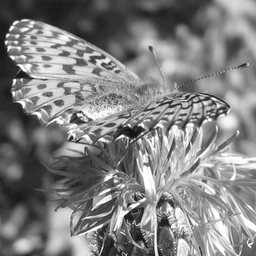
#> input picture Semestre 3/304_INF/TP/TP1/TP1b/papillon.pgm, 256 x 256 px, shrunk from 400 x 400 before the run, given in place of papillon.bmp, which was not available
$ jupyter execute --allow-errors TP4.ipynb   (shell and % lines are left out)   (text cells are left out)
#> lines starting #> are read from the running program, lines starting #| are printed output that depends on the picture; after the words box and inside, x2 and y2 are one past the last pixel; in counts of white or black regions, pixels touching at a corner belong together; pictures that were not available may be replaced by others from this repository, and a replacement may not be noted
[cell 1]
import numpy as np
import matplotlib.pyplot as plt
plt.ion()
plt.rcParams["image.cmap"] = "gray"
import sys
from utils import *

[cell 2]
def check_and_get_patch_2D(img, u, v, m):
    # Check
    if u - m < 0 or u + m >= img.shape[0]:
        return False, None

    # Check
    if v - m < 0 or v + m >= img.shape[1]:
        return False, None

    # Compute
    patch = np.empty((2*m+1, 2*m+1))
    for i in range(2*m+1):
        for j in range(2*m+1):
            patch[i, j] = img[u-m+i,v-m+j]
    return True, patch

# Fonction gaussienne 1D
def f(x, sig):
    return np.exp(-x**2/(2*sig**2))

# Fonction gaussienne 2D
def f_2D(x, y, sig):
    return f(x, sig)*f(y, sig)


# Calcul d'un filtre gaussien en 2D
def get_gauss_filter_2D(sigma, epsilon):
    # Trouver le plus grand entier L tel que f(L) > epsilon
    L =  int(sigma * np.sqrt(-2 * np.log(epsilon)))

    # Calculer les poids
    w = np.empty((2*L+1, 2*L+1))
    for i in range(-L,L+1):
        for j in range(-L,L+1):
            w[L+i,L+j] = f_2D(i,j,sigma)

    # Normalisation obtenir un filtre de lissage
    w /= w.sum()
    return w

def apply_filter_2D(im, W):
    fil_img = np.empty(im.shape)

    if np.mod(W.shape[0],2) == 0 or np.mod(W.shape[1],2) == 0:
        raise ValueError("Le filtre doit avoir une longueur impaire.")
    else:
        m = int((W.shape[0] - 1) / 2)

    # Calculer l'image filtree
    for u in range(im.shape[0]):
        for v in range(im.shape[1]):
            ok, patch = check_and_get_patch_2D(im, u, v, m)
            if ok:
                mean_val = np.sum(patch * W)
            else:
                mean_val = 0
            fil_img[u, v] = mean_val
    return fil_img

[cell 3]
# L'image d'origine
im1 = plt.imread('papillon.bmp')
#> im1 is the input picture: shape (256, 256); min 13, max 255, mean 128.9

# Filtrage avec un filtre moyen
M = np.ones([3,3]) / 9 # Filtre moyen
im2 = apply_filter_2D(im1, M)
#> after the loop in apply_filter_2D, `for u in range(im.shape[0]):`:
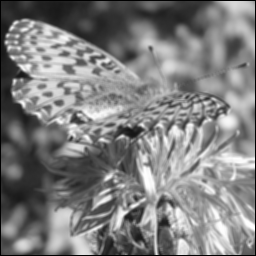
#> fil_img: shape (256, 256) float64; min 0, max 254.8, mean 127.4

# Filtrage gaussien
G = get_gauss_filter_2D(2.5,0.001)
im3 = apply_filter_2D(im1,G)
#> after the loop in apply_filter_2D (call 2), `for u in range(im.shape[0]):`:
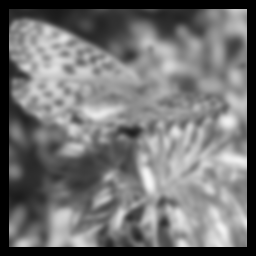
#> fil_img: shape (256, 256) float64; min 0, max 246.1, mean 114.7


fig,ax = plt.subplots(1,3,figsize=(12,4))
ax[0].imshow(im1,vmin=0,vmax=255,cmap='gray')
ax[0].set_axis_off()
ax[0].set_title('Origine')
ax[1].imshow(im2,vmin=0,vmax=255,cmap='gray')
ax[1].set_axis_off()
ax[1].set_title('Fil. Moyen')
ax[2].imshow(im3,vmin=0,vmax=255,cmap='gray')
ax[2].set_axis_off()
ax[2].set_title('Fil. gaussien')
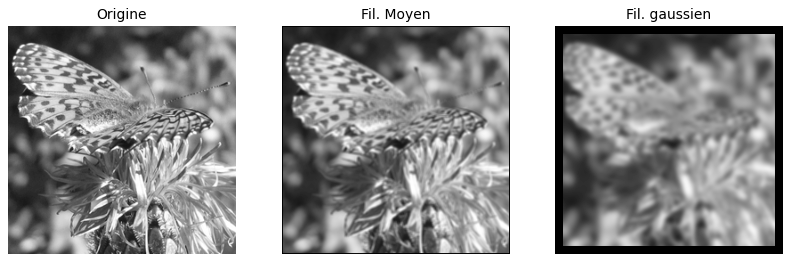
#> figure drawn by matplotlib, 3 panels

[cell 4]
# Votre reponse à la question 1.

def derivee_partielle_x(im):
    Dx = np.array([[0,0,0],[-0.5,0,0.5],[0,0,0]])
    imx = apply_filter_2D(im,Dx)
    return imx

def derivee_partielle_y(im):
    Dy = np.array([[0,0.5,0],[0,0,0],[0,-0.5,0]])
    imy = apply_filter_2D(im,Dy)
    return imy

#> (a cell that did not finish here is left out)

#> (a cell that did not finish here is left out)

[cell 7]
# Votre réponse à la question 1.

def norme_gradient(im):
    imx = derivee_partielle_x(im)
    imy = derivee_partielle_y(im)
    imn = np.sqrt(imx**2 + imy**2)
    return imn

# Votre réponse à la question 2.

#> (the rest of this cell did not finish here and is left out)

[cell 8]
# Votre réponse à la question 1.
# Compléter l'une ou l'autre des deux fonctions suivantes. La première effectue une double boucle sur les pixels. La seconde n'a pas recours aux boucles.

def contours_seuil_boucle(im, seuil):
    imn = norme_gradient(im)
    imc = np.zeros_like(im)
    for i in range(imc.shape[0]):
        for j in range(imc.shape[1]):
            if imn[i,j] < seuil:
                imc[i,j] = 0
            else:
                imc[i,j] = 255
    return imc

def contours_seuil(im, seuil):
    imn = norme_gradient(im)
    imc = np.zeros_like(im)
    imc = 255 * (imn > seuil)
    return imc

# Votre réponse à la question 2.
# Utiliser l'une ou l'autre des fonctions définies ci-dessus.

im = np.array(plt.imread('papillon.bmp'))
seuils = (10,40,100)
fig, ax = plt.subplots(1,1+len(seuils),figsize=(3*(1+len(seuils)),3))
ax[0].imshow(im)
ax[0].set_axis_off()
ax[0].set_title("Original")
for i,seuil in enumerate(seuils):
    imc = contours_seuil_boucle(im, seuil)
    ax[i+1].imshow(imc)
    ax[i+1].set_axis_off()
    ax[i+1].set_title(f"Seuil: {seuil}")
#> this loop made 3 passes
#> pass 1, in derivee_partielle_x, `imx = apply_filter_2D(im,Dx)`:
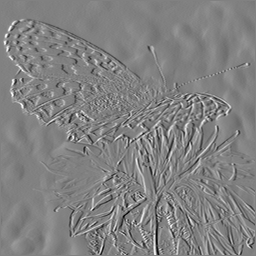
#> imx: shape (256, 256) float64; min -111, max 108, mean 0.4; drawn with min black and max white
#> pass 1, in derivee_partielle_y, `imy = apply_filter_2D(im,Dy)`:
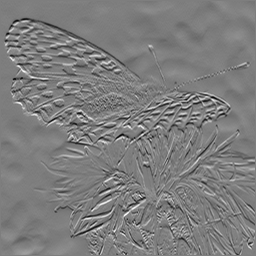
#> imy: shape (256, 256) float64; min -110.5, max 113, mean -0.1; drawn with min black and max white
#> pass 1, in norme_gradient, `imn = np.sqrt(imx**2 + imy**2)`:
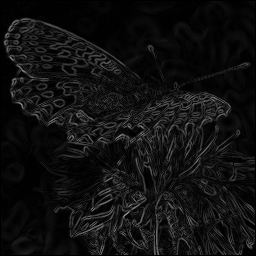
#> imn: shape (256, 256) float64; min 0, max 153.8, mean 16.7
#> pass 1, `imc = contours_seuil_boucle(im, seuil)`:
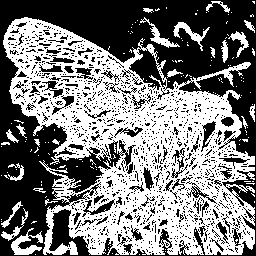
#> imc: shape (256, 256); 48.4% white; 151 white regions (128 under 20 px), largest, box (x1, y1, x2, y2) and area: (3, 17, 255, 255) 29230, (11, 228, 43, 255) 374, (173, 22, 210, 51) 271
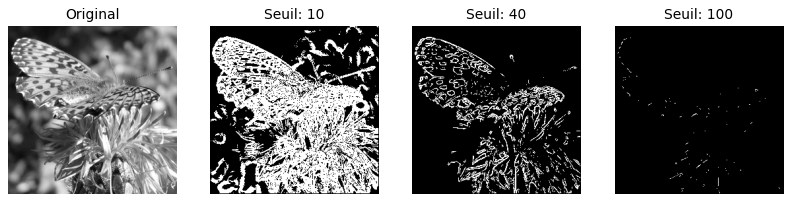
#> figure drawn by matplotlib, 4 panels
